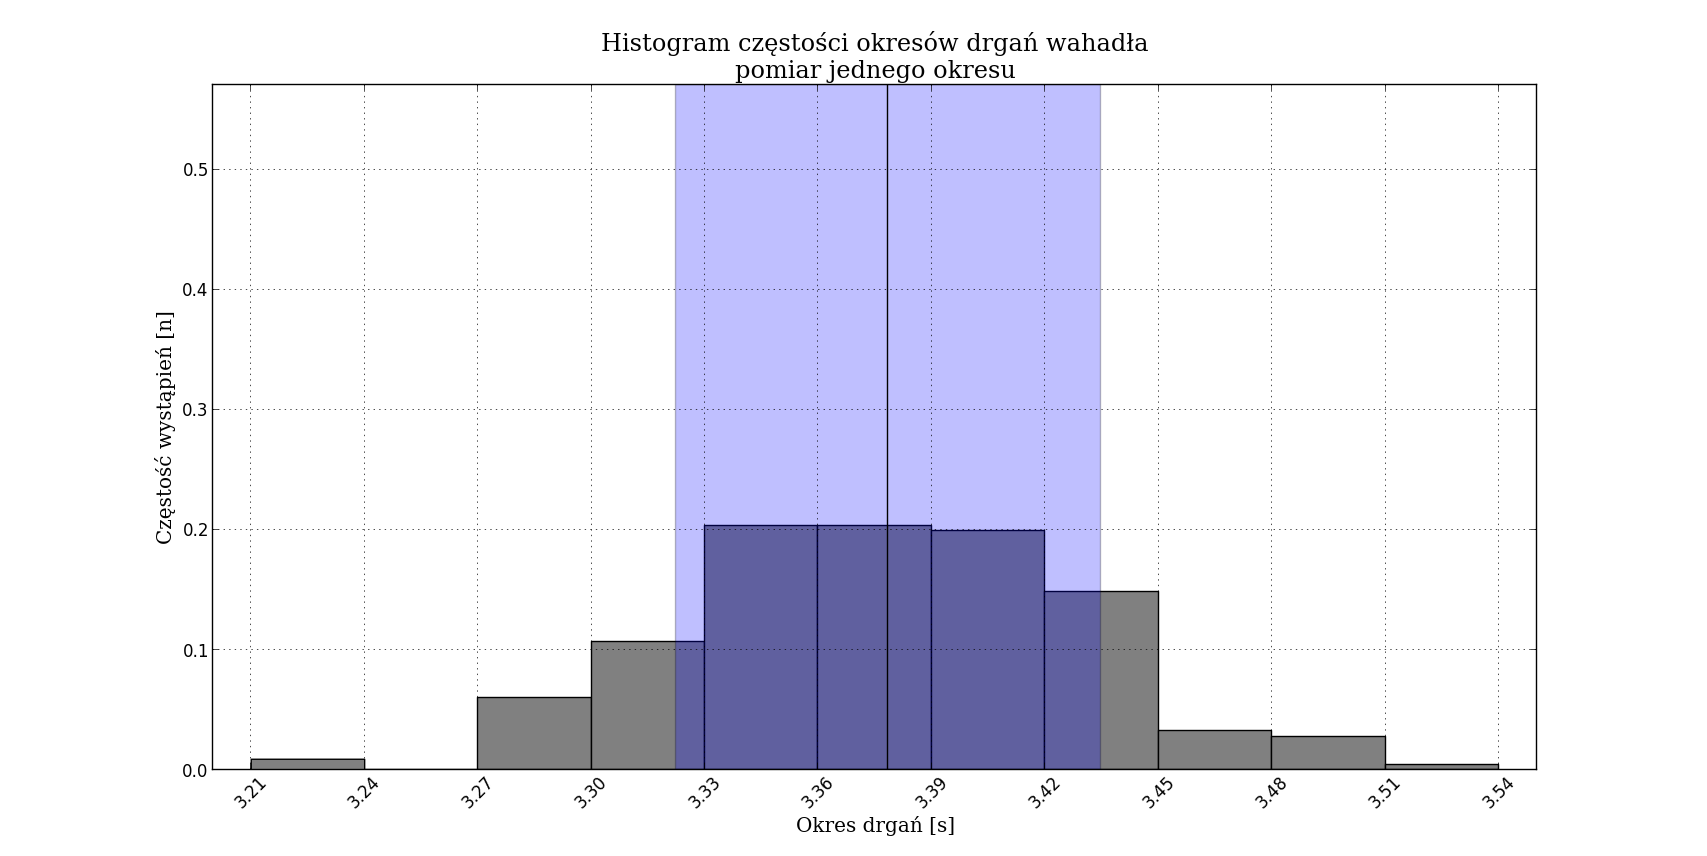

The Python source for this figure:
#!/usr/bin/env python2
#-*- coding: utf-8 -*-
# GPLv3 by Pawel Chojnacki

import numpy as np
import pylab as py
	
def histogram(dane,przedz=0,krok=1,norm=0,wys=0,osX=0,osY=0,sr=0,sig=0,tyt=0):
	'''Rysuje histogram.
	przedz - przedzial do narysowania
	krok - krok histogramowania
	norm - normalizowac? T/F 
	sig  - rysowac zakresy ilu sigm?'''
	if not bool(przedz): przedz = np.arange(min(dane),max(dane),krok)
	if norm!=0: wagi = [1./len(dane)] * len(dane)
	else: wagi = [1.]*len(dane)
	if wys!=0: py.ylim((0,wys))
	py.hist(dane,bins=przedz,weights=wagi,color='gray')
	if sr!=0: py.axvline(np.mean(dane),color='black')
	if sig!=0: #przedzialy ufnosci
		sigma = sig*np.std(dane)
		msig,Msig = np.mean(dane)-sigma,np.mean(dane)+sigma
		py.axvspan(msig,Msig,alpha=.25)
		procent = sum(map(lambda d: msig < d <= Msig,dane)) / float(len(dane))
		print "W przedziale", sigma, "znajduje sie", procent
	py.grid(True)
	if tyt!=0:
		py.title(tyt,family='serif',size='x-large')
	py.xticks(przedz,rotation=45)
	if osX!=0: py.xlabel(osX,family='serif',size='large')
	if osY!=0: py.ylabel(osY,family='serif',size='large')

def wiel_hist(dane,p=0,krok=0,norm=0,wys=0,osX=0,osY=0,sr=0,sig=0,tyt=0):
	'''Rysuje wiele histogramow w oknach identycznych z pierwszym
	dane - przyjmuje wektor wektorow danych o rownych dlugosciach'''
	# Przygotowanie identyncznych 
	if p==0: # Stworzenie przedzialow
		mini = min(min(dane[j]) for j in range(len(dane)))
		maks = max(max(dane[j]) for j in range(len(dane)))
		if krok == 0: krok = 1
		p = list(np.arange(mini,maks,krok))
	# NORMALIZACJA
	wagi = []
	if norm==0:
		for i in range(len(dane)):
			wagi.append([1.] * len(dane[i]))
	else:
		for i in range(len(dane)):
			wagi.append(([1./len(dane[i])] * len(dane[i]))) 
	if wys==0: # Liczenie wysokosci wszystkich wykresow
		wys = max( max(np.histogram(dane[i],bins=p,weights=wagi[i])[0]) for i in range(len(dane)) )
		wys = wys * 1.1 # dziesiec procent wieksze
	#~ # ULADNIENIA
	if tyt!=0:
		if type(tyt)==tuple or type(tyt)==list: t = tyt
	for i in range(len(dane)):
		py.figure(i)
		if type(tyt)==list:
			histogram(dane[i],p,krok,norm,wys,osX,osY,sr,sig,tyt[i])
		else:
			histogram(dane[i],p,krok,norm,wys,osX,osY,sr,sig,tyt)
	
		
	

biny = 0.03 # bin, przedzial histogramu

pojedyncze = [
3.37, 3.34, 3.34, 3.37, 3.37, 3.34, 3.37, 3.31, 3.31, 3.38,
3.28, 3.37, 3.40, 3.37, 3.22, 3.35, 3.32, 3.40, 3.41, 3.35,
3.41, 3.21, 3.28, 3.38, 3.37, 3.37, 3.38, 3.43, 3.43, 3.40,
3.35, 3.28, 3.41, 3.37, 3.35, 3.44, 3.38, 3.43, 3.40, 3.47,
3.37, 3.38, 3.38, 3.40, 3.31, 3.40, 3.34, 3.35, 3.38, 3.44,
3.28, 3.34, 3.31, 3.44, 3.41, 3.44, 3.31, 3.44, 3.32, 3.40,
3.43, 3.44, 3.38, 3.34, 3.31, 3.50, 3.41, 3.44, 3.28, 3.34,
3.38, 3.38, 3.37, 3.40, 3.32, 3.35, 3.44, 3.34, 3.41, 3.38,
3.44, 3.28, 3.31, 3.44, 3.34, 3.34, 3.34, 3.41, 3.35, 3.37,
3.31, 3.31, 3.47, 3.31, 3.34, 3.44, 3.32, 3.47, 3.31, 3.34,
3.40, 3.29, 3.44, 3.38, 3.28, 3.41, 3.35, 3.37, 3.41, 3.41,
3.41, 3.34, 3.50, 3.41, 3.32, 3.44, 3.41, 3.31, 3.31, 3.37,
3.35, 3.47, 3.47, 3.41, 3.37, 3.44, 3.35, 3.41, 3.37, 3.38,
3.44, 3.34, 3.40, 3.40, 3.34, 3.38, 3.41, 3.40, 3.34, 3.34,
3.34, 3.40, 3.41, 3.44, 3.38, 3.50, 3.40, 3.35, 3.35, 3.37,
3.38, 3.34, 3.44, 3.41, 3.50, 3.37, 3.56, 3.41, 3.37, 3.32,
3.28, 3.43, 3.31, 3.29, 3.28, 3.43, 3.37, 3.41, 3.31, 3.37,
3.28, 3.44, 3.44, 3.40, 3.38, 3.41, 3.35, 3.40, 3.35, 3.41,
3.40, 3.37, 3.44, 3.41, 3.37, 3.44, 3.28, 3.34, 3.47, 3.31,
3.44, 3.34, 3.50, 3.38, 3.37, 3.41, 3.35, 3.34, 3.34, 3.38,
3.34, 3.35, 3.50, 3.44, 3.31, 3.34, 3.53, 3.41, 3.44, 3.47,
3.44, 3.37, 3.35, 3.44, 3.41, 3.35]

poczworne = [
13.22, 13.34, 13.44, 13.37, 13.34, 13.37, 13.25, 13.32, 13.34, 13.41,
13.43, 13.34, 13.31, 13.50, 13.46, 13.41, 13.32, 13.34, 13.41, 13.09,
13.34, 13.43, 13.41, 13.31, 13.31, 13.38, 13.38, 13.44, 13.28, 13.31,
13.31, 13.47, 13.35, 13.34, 13.32, 13.37, 13.56, 13.36, 13.37, 13.31,
13.44, 13.41, 13.50, 13.35, 13.44, 13.43, 13.60, 13.47, 13.35, 13.65,
13.50, 13.57, 13.47, 13.31]

dziesiatki = [ 33.35, 33.31, 33.32, 33.15, 33.34 ]
dz2 = [ 32.03, 31.91, 31.88, 31.94, 31.85 ] 
dz3 = [ 30.38, 30.35, 30.47, 30.40, 30.60 ]
dz4 = [ 29.13, 29.06, 29.04, 29.03, 28.97 ]
dz5 = [ 27.41, 27.41, 27.28, 27.69, 27.38 ]

podsumy = [ sum(pojedyncze[i:i+4])/4 for i in range(0,len(pojedyncze),4) ]

po4 = [ poczworne[i]/4 for i in range(len(poczworne))]

po10 = [ dziesiatki[i]/10 for i in range(len(dziesiatki))]

tytuly = [u'Histogram częstości okresów drgań wahadła\npomiar jednego okresu',
u'Histogram częstości okresów drgań wahadła\nśrednia z czterech okresów pojedynczych',
u'Histogram częstości okresów drgań wahadła\njedna czwarta pomiaru czterech okresów']

wiel_hist((pojedyncze,podsumy,po4),krok=0.03,norm='c',osX=u'Okres drgań [s]',osY=u'Częstość wystąpień [n]',sr=1,sig=1,tyt=tytuly)

#~ py.figure(4)
#~ histogram(pojedyncze,krok=0.01,norm=1,osX=u'Okres drgań [s]',osY=u'Częstość wystąpień [n]',
#~ tyt=u'Histogram częstości okresów drgań wahadła\nKrok co 0,01 s')

### DOKŁADNOŚĆ
#~ py.figure(4)
#~ dokl = [ pojedyncze[i]%10 for i in range(0,len(pojedyncze)) ]
#~ histogram(dokl,krok=1,osX=u'Ostatnia cyfra wartości pomiaru',osY=u'Częstość wystąpień [n]',
#~ tyt=u'Histogram częstości występowania poszczególnych cyfr\njako ostatnich znaczących przy pomiarze czasu')


print "Pojedyncze - srednia", round(np.mean(pojedyncze),2), "STD", round(np.std(pojedyncze),2), np.std(pojedyncze)/216
print "Srednai z czterech", round(np.mean(podsumy),2), "STD", round(np.std(podsumy),2), (np.std(podsumy))/54
print "Poczworne - srednia", round(np.mean(po4),2), "STD", round(np.std(po4),2), (np.std(po4))/54
print "Dziesiatki - srednia", round(np.mean(po10),2), "STD", round(np.std(po10),2), (np.std(po10))/5
print np.mean(dz2), np.std(dz2), np.std(dz2)/len(dz2)
print np.mean(dz3), np.std(dz3), np.std(dz3)/len(dz3)
print np.mean(dz4), np.std(dz4), np.std(dz4)/len(dz4)
print np.mean(dz5), np.std(dz5), np.std(dz5)/len(dz5)

raw_input()
py.show()
